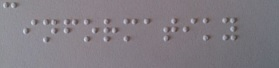
//> input picture imagenes/test.jpg, 279 x 68 px
$ ./main2template   (built with g++ and OpenCV 4)
//> lines starting //> are read from the running program, lines starting //| are printed output that depends on the picture; after the words box and inside, x2 and y2 are one past the last pixel; in counts of white or black regions, pixels touching at a corner belong together
#include "opencv2/highgui/highgui.hpp"
#include "opencv2/imgproc/imgproc.hpp"
#include <iostream>
#include <stdio.h>
#include <stdlib.h>
#include <algorithm>    // std::sort

using namespace cv;
using namespace std;

Mat src; Mat src_gray, lineas;
int thresh = 150;
int max_thresh = 255;


void getdb(vector<Mat> &abc);
vector<int> buscarverticales(vector<Point2f> puntos);
vector<int> buscarhorizontales(vector<Point2f> puntos);
void thresh_callback(int, void* );


/** @function main */
int main( int argc, char** argv )
{
  /// Load source image and convert it to gray
  src = imread( "C://Users//Manuela//Desktop//inf//vision por comptuador//proyectofinal//test.jpg", 1 );
//> src is the input picture: 68 rows x 279 cols, CV_8UC3; mean B, G, R 131.9, 125.1, 130.6


  /// Convert image to gray and blur it
  cvtColor( src, src_gray, CV_BGR2GRAY );
  blur( src_gray, src_gray, Size(3,3) );

  /// Create Window
  char* source_window = "Source";
  namedWindow( source_window, CV_WINDOW_AUTOSIZE );
  imshow( source_window, src );

  createTrackbar( " Threshold:", "Source", &thresh, max_thresh, thresh_callback );
  thresh_callback( 0, 0 );

  waitKey(0);
  return(0);
}

/** @function thresh_callback */
void thresh_callback(int, void* )
{
  Mat threshold_output;
  vector<vector<Point> > contours;
  vector<Vec4i> hierarchy;

  /// Detect edges using Threshold
  threshold( src_gray, threshold_output, thresh, 255, THRESH_BINARY );
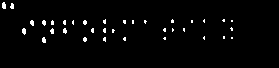
//> threshold_output: 68 rows x 279 cols, CV_8UC1; 2.1% white in thin lines or dots, all inside (x1, y1, x2, y2) = (2, 2, 233, 43)
  lineas= threshold_output.clone();
  /// Find contours
  findContours( threshold_output, contours, hierarchy, CV_RETR_TREE, CV_CHAIN_APPROX_SIMPLE, Point(0, 0) );
//> contours = 35 contours, all with area under 20

  /// Approximate contours to polygons + get bounding rects and circles
  vector<vector<Point> > contours_poly( contours.size() );
//> contours_poly = 35 empty contours
  vector<Rect> boundRect( contours.size() );
  vector<Point2f>center( contours.size() );
  vector<float>radius( contours.size() );

  for( int i = 0; i < contours.size(); i++ )
  {
	   approxPolyDP( Mat(contours[i]), contours_poly[i], 3, true );
       boundRect[i] = boundingRect( Mat(contours_poly[i]) );
       minEnclosingCircle( (Mat)contours_poly[i], center[i], radius[i] );
  }
//> this loop made 35 passes


  /// Draw polygonal contour + bonding rects + circles
  Mat drawing = Mat( threshold_output.size(), CV_8UC1, Scalar( 255 ) );
  cout <<contours.size()<<endl;
//| 35
  Scalar color = Scalar( 0 );

  vector<vector<Point> > grupos;

  for( int i = contours.size()-1; i>=0 ; i-- )
     {
	   cout<<"centro:"<<center[i]<<" radio:"<<radius[i]<<endl;
	   if(radius[i] <4){
			//circle( drawing, center[i], 1, color, 2, 8, 0 );
			//drawContours( drawing, contours_poly, i, color, 1, 8, vector<Vec4i>(), 0, Point() );
			//rectangle( drawing, boundRect[i].tl(), Point(boundRect[i].tl().x+2,boundRect[i].tl().y+3), color, 2, 8, 0 );
			for( int x =  boundRect[i].tl().x; x < boundRect[i].tl().x+3; x++)
			{
				for( int y =  boundRect[i].tl().y; y <  boundRect[i].tl().y+5; y++)
				{
					drawing.at<uchar>(y,x)=0;
				}
			}
	   }

     }
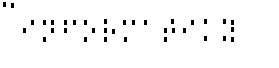
//> drawing: 68 rows x 279 cols, CV_8UC1; 97.2% white; 35 black regions (35 under 20 px)


  vector<int> horizontales = buscarhorizontales(center);
  vector<int> verticales = buscarverticales(center);


  string probando = "abcdefghijklmnopqrstuvwxyz";
  vector<Mat> abc;
  getdb(abc);
  Mat ventana(50, 50, CV_8UC1,256);
  Mat result;
  int x;

  for(int h = 0 ; h < horizontales.size() ; h++ ){

	  if(horizontales[h+1]-horizontales[h]>14)
		continue;
	  else{
		  x=horizontales[h];
		  h+=2;
	   }
	  for( int v = 0; v < verticales.size(); v=v+1)
	  {
					int y=verticales[v];


					if(v+1 < verticales.size())
						if((verticales[v+1]-y) <15) v++;

					cout<<"x,y="<<x<<","<<y<<endl;
					for( int i = 0; i < 25; i++){
						for( int j = 0; j < 16; j++){
							//IF (EN LA HORIZONTAL NO HAY MAS PUNTOS SE DESCARTA)
							//vector<puntos> lista;
							//buscarpuntos(lista,result);
							ventana.at<uchar>(i,j) = drawing.at<uchar>(x+i-3,y+j-3);
							drawing.at<uchar>(x+i-3,y+j-3)=255;
						}
					}

					//***********modificar desde aqui**************
					double min, max;
					int maxfinal = 0;
					int word = 0;

					imshow("ventana", ventana );


					for(int t1=0 ;t1 < abc.size(); t1++){
						matchTemplate( ventana, abc[t1], result, 4 );
						minMaxLoc(result, &min, &max);
						if(maxfinal <= max) {
							maxfinal= max;
							word=t1;
						}
					}

					//imshow("Imagen65", ventana );
					imshow("Imagen5", result );
					imshow("Imagen4", drawing );

					cout<<max<<endl;
					if( maxfinal >= 0.8 )
					{
						string text = probando.substr(word,1);
						int fontFace = FONT_HERSHEY_SIMPLEX;
						double fontScale = 0.7;
						int thickness = 2;
						cv::Point textOrg(y,x+10);

						cv::putText(src, text, textOrg, fontFace, fontScale, Scalar::all(255), thickness,8);
						rectangle( src, Point(y-5,x-10), Point(y+15,x+30), color, 2, 8, 0 );
					}
					waitKey(0);


	  }

	  /// Show in a window
	  namedWindow( "Contours", CV_WINDOW_AUTOSIZE );
	  imshow( "Contours", src );
	  imshow( "lineas", lineas );
	}
}


vector<int> buscarhorizontales(vector<Point2f> puntos){

	vector<vector<Point2f>> ghor;
	vector<int> poshorizontales;

	while (puntos.size()>0){

		vector<Point2f> horizontal;
		int promedio=puntos[0].y;

		poshorizontales.push_back(promedio);
		horizontal.push_back(puntos[0]);
		line( lineas, Point( 0, promedio ), Point( src.cols, promedio ), Scalar( 125 ),  1, 8 );
		puntos.erase(puntos.begin() + 0);


		for(int i =0 ;i<puntos.size();i++){

			if( puntos[i].y < promedio+3 && puntos[i].y > promedio-3 ){
					horizontal.push_back(puntos[i]);
					puntos.erase(puntos.begin() + i);
					i--;
			}
		}
		ghor.push_back(horizontal);
	}
//> this loop made 4 passes
//> promedio on passes 1 to 4: 37, 30, 20, 5
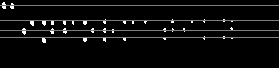
//> lineas: 68 rows x 279 cols, CV_8UC1; 5.88% of pixels changed, all inside (x1, y1, x2, y2) = (0, 5, 279, 38)
	sort(poshorizontales.begin(),poshorizontales.end());
//> poshorizontales = [5, 20, 30, 37]
	cout <<"Horizontales:"<< ghor.size()<<endl;
//| Horizontales:4
	//return ghor;
	return poshorizontales;
}

vector<int> buscarverticales(vector<Point2f> puntos){

	vector<vector<Point2f>> gver;
	vector<int> posverticales;

	while (puntos.size()>0){

		vector<Point2f> vertical;
		int promedio=puntos[0].x;

		posverticales.push_back(promedio);
		vertical.push_back(puntos[0]);
		line( lineas, Point( promedio, 0 ), Point( promedio, src.cols), Scalar( 125 ),  1, 8 );
		puntos.erase(puntos.begin() + 0);

		for(int i =0 ;i<puntos.size();i++){

			if( puntos[i].x < promedio+3 && puntos[i].x > promedio-3 ){
					vertical.push_back(puntos[i]);
					puntos.erase(puntos.begin() + i);
					i--;
			}
		}
		gver.push_back(vertical);
	}
//> this loop made 22 passes
//> promedio on passes 1 to 12: 231, 164, 124, 104, 84, 44, 223, 204, 112, 183, 172, 92
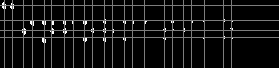
//> lineas: 68 rows x 279 cols, CV_8UC1; 7.42% of pixels changed, all inside (x1, y1, x2, y2) = (4, 0, 232, 68)
	sort(posverticales.begin(),posverticales.end());
//> posverticales = 22 values from 4 to 231
	/*for(int i =0 ;i<posverticales.size();i++){
		cout<<posverticales[i]<<endl;
	}
	*/
	cout <<"verticales:"<< gver.size()<<endl;
//| verticales:22
	//return gver;
	return posverticales;
}


void getdb(vector<Mat> &abc)
{
  Mat temp,temp_g;

  temp= imread( "C://Users//Manuela//Desktop//inf//vision por comptuador//proyectofinal//a.jpg" );
//> a.jpg cannot be read in this run, so this picture is empty
//> (the run ends here: the program stops with an error, at `cvtColor( temp, temp, COLOR_BGR2GRAY );`)
